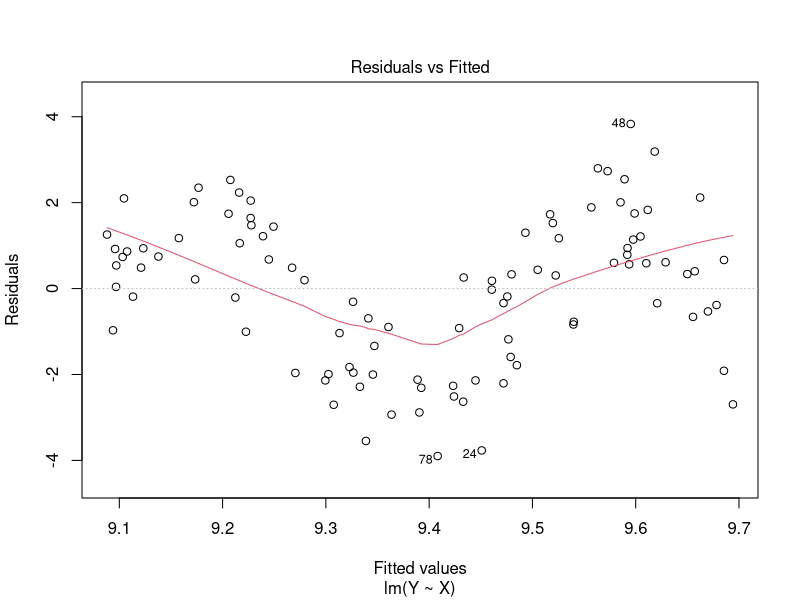
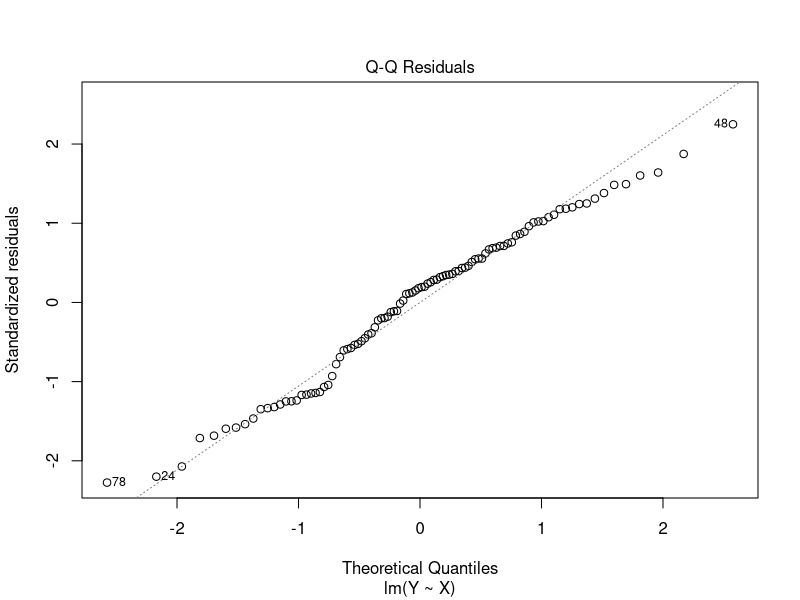
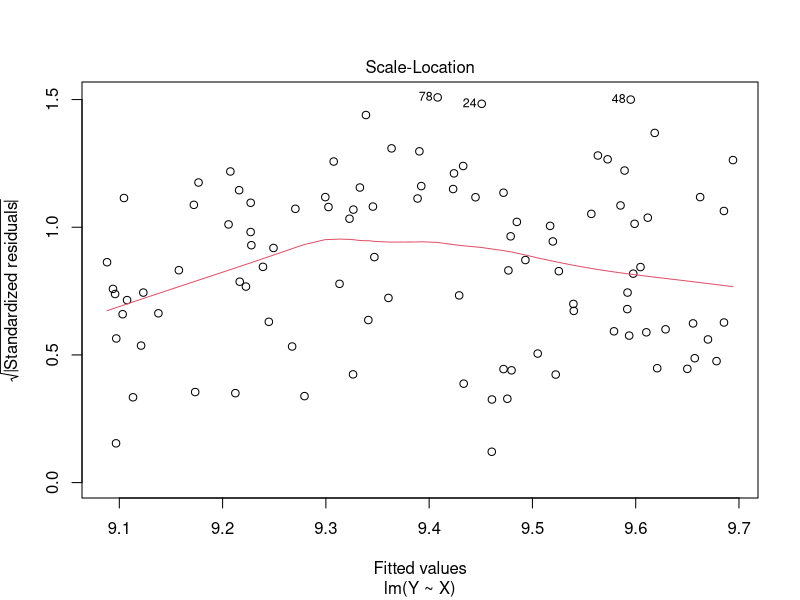
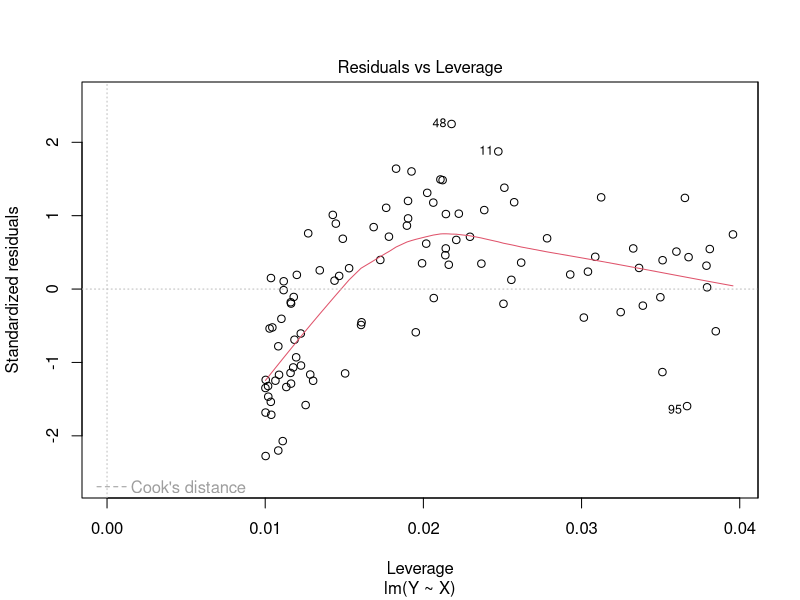
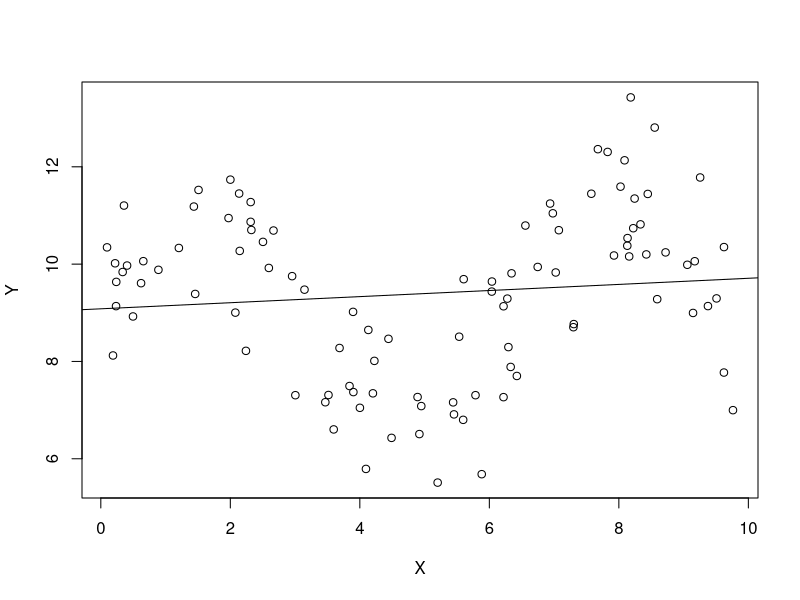

Reproduce these figures in R, in order.
## ---- chunk 1
knitr::opts_chunk$set(echo = TRUE)
## ---- chunk 2
require(ggplot2)
## ---- chunk 3
check_violations <- function(sample_size, orig_new_obsv, violation_name, violation_func, sigma_sq, orig_X) {

  if (violation_name == "None") {
    X <- orig_X
    new_obsv <- orig_new_obsv
    eps <- rnorm(sample_size, mean = 0, sd = sqrt(sigma_sq))
    return(list(X,new_obsv,eps))
  }
  if (violation_name == "Nonlinear relationship") {
    X <- violation_func(orig_X)
    new_obsv <- violation_func(orig_new_obsv)
    eps <- rnorm(sample_size, mean = 0, sd = sqrt(sigma_sq))
    return(list(X,new_obsv,eps))
  }
  if (violation_name == "Non-normal errors") {
    if (violation_func == "Gamma") {
      X <- orig_X
      new_obsv <- orig_new_obsv
      eps_alpha <- 2
      eps_beta <- 1/4
      eps <- (rgamma(sample_size, shape = eps_alpha, scale = eps_beta) - eps_alpha * eps_beta) * 2
      return(list(X,new_obsv,eps))
    }
    if (violation_func == "Poisson") {
      X <- orig_X
      new_obsv <- orig_new_obsv
      lambda <- 4
      eps <- (rpois(sample_size, lambda) - lambda) * 2
      return(list(X,new_obsv,eps))
    }
  }
  if (violation_name == "Heterogeneous variances") {
    X <- orig_X
    new_obsv <- orig_new_obsv
    eps <- rnorm(sample_size, mean = 0, sd = violation_func(X))
    return(list(X,new_obsv,eps))
  }
  if (violation_name == "Multicolinearity") {
    X <- unname(cbind(orig_X,violation_func(orig_X)))
    new_obsv<- unname(cbind(orig_new_obsv,violation_func(orig_new_obsv)))
    eps <- rnorm(sample_size, mean = 0, sd = sqrt(sigma_sq))
    return(list(X,new_obsv,eps))
  }
}


# function that will run simulations, violating a specific assumption
run_simulations <- function(num_runs, sample_size, num_new_obsv, violation, violation_func, num_predictors, sigma_sq) {
  
  sim_results <- data.frame(bad_prediction_rate = 0,
                            bad_intercept_rate = 0, 
                            bad_predictor_rate = 0, 
                            average_mse = 0, 
                            insignificant_intercept_rate = 0, 
                            insignificant_predictor_rate = 0)

  # b0 <- parameters[1]
  # b1 <- parameters[2]
  parameters <- sample.int(10,num_predictors + 1)
  for (i in 1:num_runs) {
    X <- runif(sample_size, 0, 10)
    new_obsv <- runif(num_new_obsv, 0, 10)
    
    violated_data <- check_violations(sample_size, new_obsv, violation, violation_func, sigma_sq, X)
    violated_X <- violated_data[[1]]
    violated_new_obsv <- violated_data[[2]]
    eps <- violated_data[[3]]
    
    # if (violation == "Multicolinearity") {
    #   print("If works")
    #   X <- violated_X
    #   new_obsv <- violated_new_obsv
    # }
    
    # add in column of ones to capture beta0 when generating Y and expected value of Y
    Y <- (cbind(1,violated_X) %*% parameters) + eps
    exp_val_Y <- cbind(1,violated_new_obsv) %*% parameters
    
    # fit a linear model using the simulated data
    my_lm <- lm(Y ~ X)
    
    # predict y for new values of x using the fitted linear model
    Y_hat_ci <- predict(my_lm, newdata = data.frame(X = new_obsv), interval = "confidence")
    
    # check whether the confidence interval actually captures the expected value of y from the true model
    bad_predictions <- num_new_obsv - sum((exp_val_Y >= Y_hat_ci[,2]) & (exp_val_Y <= Y_hat_ci[,3]))
    sim_results$bad_prediction_rate <- sim_results$bad_prediction_rate + bad_predictions
    
    # get confidence iterval for beta hat
    beta_ci <- confint(my_lm)
    # check whether the true value for the betas is caputured in the confidence interval
    good_betas <- ((parameters >= beta_ci[,1]) & (parameters <= beta_ci[,2]))
    if (good_betas[1] == FALSE) sim_results$bad_intercept_rate <- sim_results$bad_intercept_rate + 1
    if (sum(good_betas[-1] == FALSE) >= 1) 
      {sim_results$bad_predictor_rate <- sim_results$bad_predictor_rate + sum(good_betas[-1] == FALSE)}
    
    # add the mse to the sum of MSE for all runs (to be averaged at the end)
    sim_results$average_mse <- sim_results$average_mse + (anova(my_lm)$'Mean Sq'[2])
    
    
    # check which beta_hats are significant based on the p-values
    p_vals <- summary(my_lm)$coeff[,4]
    if (p_vals[1] > .05) sim_results$insignificant_intercept_rate <- sim_results$insignificant_intercept_rate + 1
    if (sum(p_vals[-1] > .05) >= 1) 
      {sim_results$insignificant_predictor_rate <- sim_results$insignificant_predictor_rate + sum(p_vals[-1] > .05)}
  }
  sim_results <- sim_results/num_runs
  sim_results$bad_prediction_rate <- sim_results$bad_prediction_rate/(num_new_obsv)
  sim_results$insignificant_predictor_rate <- sim_results$bad_predictor_rate/(num_predictors)
  sim_results$insignificant_predictor_rate <- sim_results$insignificant_predictor_rate/(num_predictors)

  payload <- list(sim_results=sim_results, lm_model=my_lm, X=X, Y=Y, eps=eps, Y_hat_ci=Y_hat_ci, exp_val_Y=exp_val_Y)
  return(payload)
  
}
## ---- chunk 4
show_diagnostics <- function(payload) {
  # unpack payload into this
  list2env(payload, envir=environment())

  # print out essentials
  # print() required inside function
  print(sim_results)
  print(summary(lm_model))
  print(anova(lm_model))
  
  # plots
  plot(lm_model)
  plot(Y ~ X)
abline(lm_model)
#ggplot(yhat_medsine, aes(x =locations_medsine$x_med, y = fit)) +
#geom_point(size = 4) +
#geom_errorbar(aes(ymax = yhat_medsine$upr, ymin = #yhat_medsine$lwr))
}

## ---- chunk 5
n_sims <- 100
n_samps <- 100
num_new_obsv <- 10
violation_type <- "Nonlinear relationship"
violation_func <- sin
num_predictors <- 1
sigma_sq <- 1

payload <- run_simulations(n_sims, n_samps, num_new_obsv, violation_type, violation_func, num_predictors, sigma_sq)
cat(violation_type, n_sims, n_samps, num_new_obsv, str(violation_func), num_predictors, sigma_sq)
show_diagnostics(payload)
## ---- chunk 6
# set up variables for simulations
set.seed(1)
n_small <- 20
n_med <- 100
n_large <- 5000
num_runs <- 100
num_new_obsv <- 20
num_predictors <- 1
sigma_sq <- 4
## ---- chunk 7
poly_func <- function(x) (x-5)^2
poly_small_results <- run_simulations(num_runs,
                                      n_small, 
                                      num_new_obsv, 
                                      violation = "Nonlinear relationship", 
                                      violation_func = poly_func, 
                                      num_predictors, 
                                      sigma_sq)

poly_med_results <-run_simulations(num_runs,
                                   n_med, 
                                   num_new_obsv, 
                                   violation =  "Nonlinear relationship", 
                                   violation_func = poly_func, 
                                   num_predictors, 
                                   sigma_sq)

poly_large_results <-run_simulations(num_runs, 
                                     n_large, 
                                     num_new_obsv, 
                                     violation =  "Nonlinear relationship", 
                                     violation_func = poly_func, 
                                     num_predictors, 
                                     sigma_sq)
polynomial_results <- rbind(small_samp = poly_small_results, 
                            med_samp = poly_med_results, 
                            large_samp = poly_large_results)
polynomial_results
## ---- chunk 8
exp_small_results <- run_simulations(num_runs,
                                     n_small, 
                                     num_new_obsv, 
                                     violation =  "Nonlinear relationship", 
                                     violation_func = exp, 
                                     num_predictors, 
                                     sigma_sq)

exp_med_results <-run_simulations(num_runs, 
                                  n_med, 
                                  num_new_obsv, 
                                  violation =  "Nonlinear relationship",
                                  violation_func = exp, 
                                  num_predictors, 
                                  sigma_sq)

exp_large_results <-run_simulations(num_runs,
                                    n_large, 
                                    num_new_obsv, 
                                    violation =  "Nonlinear relationship", 
                                    violation_func = exp, 
                                    num_predictors, 
                                    sigma_sq)

exponential_results <- rbind(small_samp = exp_small_results,
                             med_samp = exp_med_results, 
                             large_samp = exp_large_results)
exponential_results
## ---- chunk 9
sin_small_results <- run_simulations(num_runs, 
                                     n_small, 
                                     num_new_obsv, 
                                     violation =  "Nonlinear relationship", 
                                     violation_func = sin, 
                                     num_predictors, 
                                     sigma_sq)

sin_med_results <- run_simulations(num_runs, 
                                   n_med, 
                                   num_new_obsv, 
                                   violation =  "Nonlinear relationship", 
                                   violation_func = sin, 
                                   num_predictors, 
                                   sigma_sq)

sin_large_results <- run_simulations(num_runs, 
                                     n_large, 
                                     num_new_obsv, 
                                     violation =  "Nonlinear relationship", 
                                     violation_func = sin, 
                                     num_predictors, 
                                     sigma_sq)

sinusoidal_results <- rbind(small_samp = sin_small_results, 
                            med_samp = sin_med_results, 
                            large_samp = sin_large_results)
sinusoidal_results
## ---- chunk 10
log_small_results <- run_simulations(num_runs, 
                                     n_small, 
                                     num_new_obsv, 
                                     violation =  "Nonlinear relationship", 
                                     violation_func = log,
                                     num_predictors, 
                                     sigma_sq)

log_med_results <- run_simulations(num_runs, 
                                   n_med, 
                                   num_new_obsv, 
                                   violation =  "Nonlinear relationship", 
                                   violation_func = log, 
                                   num_predictors, 
                                   sigma_sq)

log_large_results <- run_simulations(num_runs, 
                                     n_large, 
                                     num_new_obsv, 
                                     violation =  "Nonlinear relationship", 
                                     violation_func = log, 
                                     num_predictors, 
                                     sigma_sq)

logarithmic_results <- rbind(small_samp = log_small_results, 
                             med_samp = log_med_results, 
                             large_samp = log_large_results)
logarithmic_results
## ---- chunk 11
#part e, name the normal func & nonnormal func & randomly call it
my.simulation <- function(n, b0, b1){
  choices.simulation <- c("normal", "nonnormal")
  random.choice <- sample(choices.simulation, 1)
  if (random.choice == "normal"){
    return(normal_func)
  }
  else{
    return(nonnormal_func)
  }
}
## ---- chunk 12
gamma_small_results <- run_simulations(num_runs, 
                                     n_small, 
                                     num_new_obsv, 
                                     violation =  "Non-normal errors", 
                                     violation_func = "Gamma",
                                     num_predictors, 
                                     sigma_sq)

gamma_med_results <- run_simulations(num_runs, 
                                   n_med, 
                                   num_new_obsv, 
                                   violation =  "Non-normal errors", 
                                   violation_func = "Gamma", 
                                   num_predictors, 
                                   sigma_sq)

gamma_large_results <- run_simulations(num_runs, 
                                     n_large, 
                                     num_new_obsv, 
                                     violation =  "Non-normal errors", 
                                     violation_func = "Gamma", 
                                     num_predictors, 
                                     sigma_sq)

gamma_results <- rbind(small_samp = gamma_small_results, 
                             med_samp = gamma_med_results, 
                             large_samp = gamma_large_results)
gamma_results
## ---- chunk 13
# Sample code to get started
n <- n_large


# TODO randomize this for part e
b0 <- 10
b1 <- 2
eps_alpha <- 2
eps_beta <- 1/4


x <- runif(n, 0, 10)
eps <- (rgamma(n, eps_alpha, 1/eps_beta) - eps_alpha * eps_beta) * 2
y <- b0 - b1 * x + eps

# hist(eps)
var(eps)
mean(eps)

## ---- chunk 14
poisson_small_results <- run_simulations(num_runs, 
                                     n_small, 
                                     num_new_obsv, 
                                     violation =  "Non-normal errors", 
                                     violation_func = "Poisson",
                                     num_predictors, 
                                     sigma_sq)

poisson_med_results <- run_simulations(num_runs, 
                                   n_med, 
                                   num_new_obsv, 
                                   violation =  "Non-normal errors", 
                                   violation_func = "Poisson", 
                                   num_predictors, 
                                   sigma_sq)

poisson_large_results <- run_simulations(num_runs, 
                                     n_large, 
                                     num_new_obsv, 
                                     violation =  "Non-normal errors", 
                                     violation_func = "Poisson", 
                                     num_predictors, 
                                     sigma_sq)

poisson_results <- rbind(small_samp = poisson_small_results, 
                             med_samp = poisson_med_results, 
                             large_samp = poisson_large_results)
poisson_results
## ---- chunk 15
#rpois()
## ---- chunk 16
# Sample code to get started
# n <- 200
# b0 <- 10
# b1 <- 10
# 
# x <- runif(n, 0, 10)
# eps <- rnorm(n, sd = 0.5 * x^2)
# y <- b0 + b1 * x + eps

## ---- chunk 17
hetero_var_small_results <- run_simulations(num_runs,
                                     n_small, 
                                     num_new_obsv, 
                                     violation =  "Heterogeneous variances", 
                                     violation_func = poly_func, 
                                     num_predictors, 
                                     sigma_sq)

hetero_var_med_results <-run_simulations(num_runs, 
                                  n_med, 
                                  num_new_obsv, 
                                  violation =  "Heterogeneous variances",
                                  violation_func = poly_func, 
                                  num_predictors, 
                                  sigma_sq)

hetero_var_large_results <-run_simulations(num_runs,
                                    n_large, 
                                    num_new_obsv, 
                                    violation =  "Heterogeneous variances", 
                                    violation_func = poly_func, 
                                    num_predictors, 
                                    sigma_sq)

hetero_var_results <- rbind(small_samp = hetero_var_small_results,
                             med_samp = hetero_var_med_results, 
                             large_samp = hetero_var_large_results)
hetero_var_results
## ---- chunk 18
# Sample code to get started
n <- 200
b0 <- 10
b1 <- 10
rho <- 0.9
sigma <- 2

x <- runif(n, 0, 10)

eps <- arima.sim(model = list(ar = rho), n = n)

y <- b0 + b1 * x + eps

# OR...

eps <- rep(0, n)
e.ind <- rnorm(n, mean = 0, sd = (sigma / sqrt(1-rho^2)))
eps[1] <- e.ind[1]
for (i in 2:n) {
  eps[i] <- rho * eps[i-1] + e.ind[i]
}

y <- b0 + b1 * x + eps
## ---- chunk 19
# add_noise <- function(x) x + rnorm(length(x))
# num_predictors <- 2
# multicolinearity_small_results <- run_simulations(num_runs,
#                                      n_small, 
#                                      num_new_obsv, 
#                                      violation =  "Multicolinearity", 
#                                      violation_func = add_noise, 
#                                      num_predictors, 
#                                      sigma_sq)
# 
# multicolinearity_med_results <- run_simulations(num_runs,
#                                      n_med, 
#                                      num_new_obsv, 
#                                      violation =  "Multicolinearity", 
#                                      violation_func = add_noise, 
#                                      num_predictors, 
#                                      sigma_sq)
# 
# multicolinearity_large_results <- run_simulations(num_runs,
#                                      n_large, 
#                                      num_new_obsv, 
#                                      violation =  "Multicolinearity", 
#                                      violation_func = add_noise, 
#                                      num_predictors, 
#                                      sigma_sq)
# 
# multicolinearity_results <- rbind(small_samp = multicolinearity_small_results,
#                              med_samp = multicolinearity_med_results, 
#                              large_samp = multicolinearity_large_results)
# multicolinearity_results
## ---- chunk 20
n <- 20
b0 <- 10
b1 <- 3
b2 <- 7

simga <- 2

x1 <- runif(n, 0, 10)
x2 <- x1 + rnorm(n)
cor(x1, x2)


eps <- rnorm(n, sd = sigma)
y <- b0 + b1 * x1 + b2 * x2 + eps





# B <- 100
# many.sims.multicollinearity <- sapply(1:B, function(i) {
#     # x <- rnorm(100, mean = 0, sd = 1)
#     # eps <- rnorm(100, mean = 0, sd = sqrt(0.25))
#     # y <- -1 + 0.5 * x + eps
#     # simul.fit <- lm(y ~ x)
#     # beta.1 <- 0.5
#     # lower <- confint(simul.fit, "x")[1]
#     # upper <- confint(simul.fit, "x")[2]
#     # boolean <- beta.1 <= upper & beta.1 >= lower
#     #return(boolean)
# })

# proportion <- sum(many.sims.multicollinearity)/length(many.sims.multicollinearity)
# proportion

## ---- chunk 21



